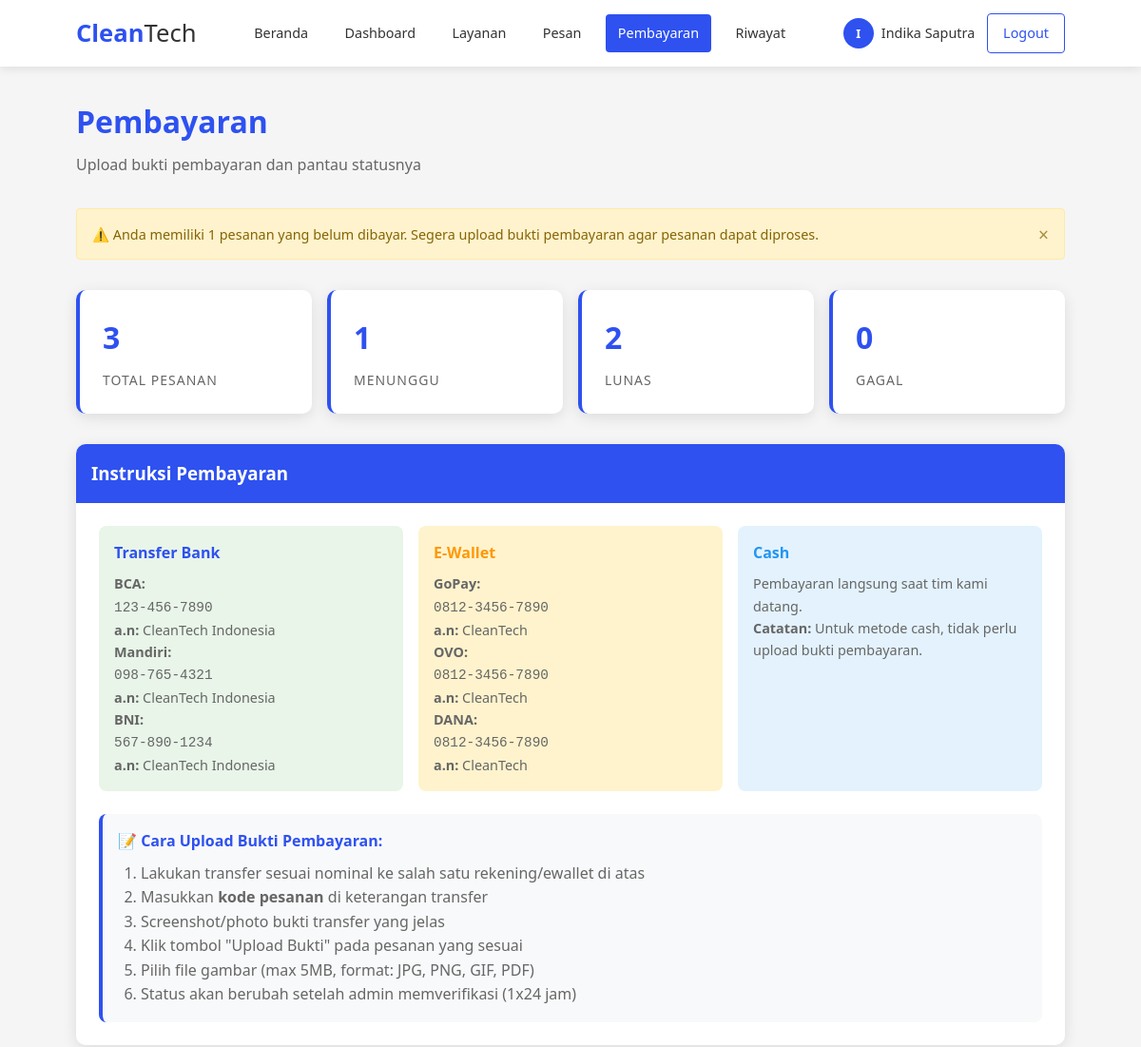
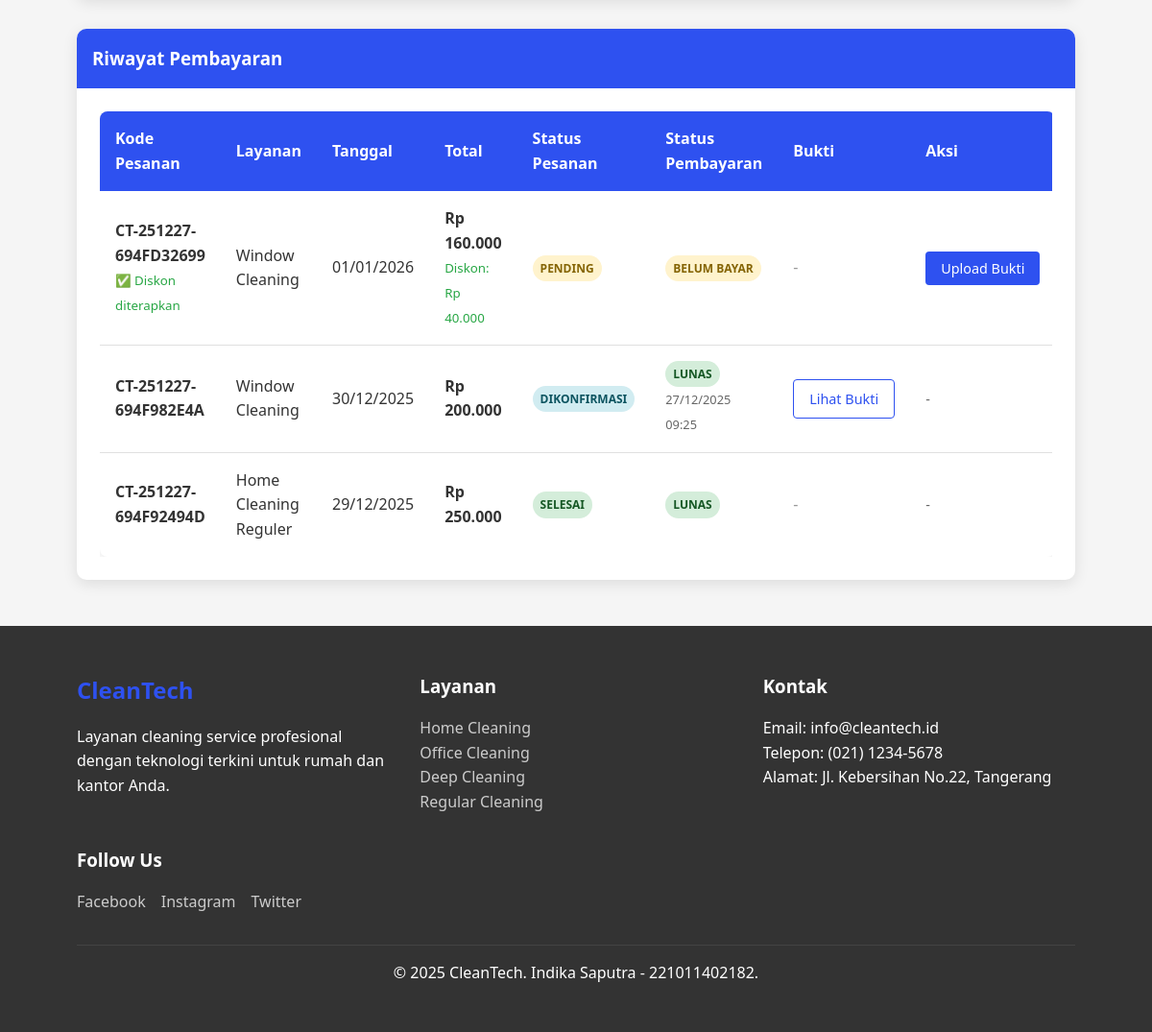
The app's page /user/payments.php (signed in) with its own data (2 pictures, top to bottom).
### tables this page shows
CREATE TABLE `orders` (
  `id` int(11) NOT NULL,
  `order_code` varchar(20) NOT NULL,
  `user_id` int(11) NOT NULL,
  `service_id` int(11) NOT NULL,
  `order_date` date NOT NULL,
  `order_time` time NOT NULL,
  `address` text NOT NULL,
  `total_price` decimal(10,2) NOT NULL,
  `discount` decimal(10,2) DEFAULT 0.00,
  `final_price` decimal(10,2) NOT NULL,
  `status` enum('pending','confirmed','processing','completed','cancelled') DEFAULT 'pending',
  `payment_status` enum('pending','paid','failed') DEFAULT 'pending',
  `payment_method` varchar(50) DEFAULT NULL,
  `notes` text DEFAULT NULL,
  `created_at` timestamp NOT NULL DEFAULT current_timestamp(),
  `payment_proof` varchar(255) DEFAULT NULL,
  `payment_notes` text DEFAULT NULL,
  `payment_date` timestamp NULL DEFAULT NULL,
  `discount_type` varchar(50) DEFAULT NULL,
  `discount_id` int(11) DEFAULT NULL,
  `is_monthly_subscription` tinyint(1) DEFAULT 0,
  `subscription_months` int(11) DEFAULT 1,
  `parent_order_id` int(11) DEFAULT NULL,
  `discount_name` varchar(100) DEFAULT NULL
);

CREATE TABLE `services` (
  `id` int(11) NOT NULL,
  `name` varchar(100) NOT NULL,
  `description` text DEFAULT NULL,
  `price` decimal(10,2) NOT NULL,
  `duration_hours` int(11) DEFAULT 1,
  `image_url` varchar(255) DEFAULT NULL,
  `is_active` tinyint(1) DEFAULT 1,
  `created_at` timestamp NOT NULL DEFAULT current_timestamp()
);

### user/payments.php (the view, shortened to what this page needs)
<?php
require_once '../config/database.php';
$user_id = $_SESSION['user_id'];
$query = "SELECT o.*, s.name as service_name
          FROM orders o
          JOIN services s ON o.service_id = s.id
          WHERE o.user_id = ?
          ORDER BY
            CASE WHEN o.payment_status = 'pending' AND o.payment_proof IS NOT NULL THEN 1
                 WHEN o.payment_status = 'pending' THEN 2
                 ELSE 3
            END,
            o.created_at DESC";
$stmt = mysqli_prepare($conn, $query);
mysqli_stmt_bind_param($stmt, "i", $user_id);
mysqli_stmt_execute($stmt);
$orders_result = mysqli_stmt_get_result($stmt);
$payment_stats = [
    'pending' => 0,
    'paid' => 0,
    'failed' => 0,
    'total' => 0
];
$stats_query = "SELECT
                  payment_status,
                  COUNT(*) as count
                FROM orders
                WHERE user_id = ?
                GROUP BY payment_status";
$stmt = mysqli_prepare($conn, $stats_query);
mysqli_stmt_bind_param($stmt, "i", $user_id);
mysqli_stmt_execute($stmt);
$stats_result = mysqli_stmt_get_result($stmt);
while ($row = mysqli_fetch_assoc($stats_result)) {
    $payment_stats[$row['payment_status']] = $row['count'];
    $payment_stats['total'] += $row['count'];
}
$unpaid_query = "SELECT COUNT(*) as count FROM orders WHERE user_id = ? AND payment_status = 'pending' AND status != 'cancelled'";
$stmt = mysqli_prepare($conn, $unpaid_query);
mysqli_stmt_bind_param($stmt, "i", $user_id);
mysqli_stmt_execute($stmt);
$unpaid_result = mysqli_stmt_get_result($stmt);
$unpaid_count = mysqli_fetch_assoc($unpaid_result)['count'];
include '../includes/header.php';
?>
<div style="margin: 2rem 0;">
    <h1 style="color: var(--primary-color); margin-bottom: 0.5rem;">Pembayaran</h1>
    <p style="color: #666;">Upload bukti pembayaran dan pantau statusnya</p>
</div>
<?php if ($unpaid_count > 0): ?>
<div class="alert alert-warning" style="margin-bottom: 2rem;">
    ⚠️ Anda memiliki <?php echo $unpaid_count; ?> pesanan yang belum dibayar.
    Segera upload bukti pembayaran agar pesanan dapat diproses.
    <button class="close-alert">&times;</button>
</div>
<?php endif; ?>
<div class="grid grid-4" style="gap: 1rem; margin-bottom: 2rem;">
    <div class="stats-card">
        <div class="stat-number"><?php echo $payment_stats['total']; ?></div>
        <div class="stat-label">Total Pesanan</div>
    </div>
    <div class="stats-card">
        <div class="stat-number"><?php echo $payment_stats['pending']; ?></div>
        <div class="stat-label">Menunggu</div>
    </div>
    <div class="stats-card">
        <div class="stat-number"><?php echo $payment_stats['paid']; ?></div>
        <div class="stat-label">Lunas</div>
    </div>
    <div class="stats-card">
        <div class="stat-number"><?php echo $payment_stats['failed']; ?></div>
        <div class="stat-label">Gagal</div>
    </div>
</div>
<div class="card" style="margin-bottom: 2rem;">
    <div class="card-header">
        <h3 style="color: white; margin: 0;">Instruksi Pembayaran</h3>
    </div>
    <div class="card-body">
        <div style="display: grid; grid-template-columns: repeat(auto-fit, minmax(250px, 1fr)); gap: 1rem; margin-bottom: 1.5rem;">
            <div style="padding: 1rem; background-color: #e8f5e8; border-radius: 8px;">
                <h4 style="color: var(--primary-color); margin-bottom: 0.5rem;">Transfer Bank</h4>
                <div style="font-size: 0.9rem; color: #666;">
                    <p><strong>BCA:</strong><br>
                    <span style="font-family: monospace;">123-456-7890</span><br>
                    <strong>a.n:</strong> CleanTech Indonesia</p>
                    <p><strong>Mandiri:</strong><br>
                    <span style="font-family: monospace;">098-765-4321</span><br>
                    <strong>a.n:</strong> CleanTech Indonesia</p>
                    <p><strong>BNI:</strong><br>
                    <span style="font-family: monospace;">567-890-1234</span><br>
                    <strong>a.n:</strong> CleanTech Indonesia</p>
                </div>
            </div>
            <div style="padding: 1rem; background-color: #fff3cd; border-radius: 8px;">
                <h4 style="color: #ff9800; margin-bottom: 0.5rem;">E-Wallet</h4>
                <div style="font-size: 0.9rem; color: #666;">
                    <p><strong>GoPay:</strong><br>
                    <span style="font-family: monospace;">0812-3456-7890</span><br>
                    <strong>a.n:</strong> CleanTech</p>
                    <p><strong>OVO:</strong><br>
                    <span style="font-family: monospace;">0812-3456-7890</span><br>
                    <strong>a.n:</strong> CleanTech</p>
                    <p><strong>DANA:</strong><br>
                    <span style="font-family: monospace;">0812-3456-7890</span><br>
                    <strong>a.n:</strong> CleanTech</p>
                </div>
            </div>
            <div style="padding: 1rem; background-color: #e3f2fd; border-radius: 8px;">
                <h4 style="color: #2196f3; margin-bottom: 0.5rem;">Cash</h4>
                <div style="font-size: 0.9rem; color: #666;">
                    <p>Pembayaran langsung saat tim kami datang.</p>
                    <p><strong>Catatan:</strong> Untuk metode cash, tidak perlu upload bukti pembayaran.</p>
                </div>
            </div>
        </div>
        <div style="background-color: #f8f9fa; padding: 1rem; border-radius: 8px; border-left: 4px solid var(--primary-color);">
            <h4 style="color: var(--primary-color); margin-bottom: 0.5rem;">📝 Cara Upload Bukti Pembayaran:</h4>
            <ol style="margin-left: 1.5rem; color: #666;">
                <li>Lakukan transfer sesuai nominal ke salah satu rekening/ewallet di atas</li>
                <li>Masukkan <strong>kode pesanan</strong> di keterangan transfer</li>
                <li>Screenshot/photo bukti transfer yang jelas</li>
                <li>Klik tombol "Upload Bukti" pada pesanan yang sesuai</li>
                <li>Pilih file gambar (max 5MB, format: JPG, PNG, GIF, PDF)</li>
                <li>Status akan berubah setelah admin memverifikasi (1x24 jam)</li>
            </ol>
        </div>
    </div>
</div>
<div class="card">
    <div class="card-header">
        <h3 style="color: white; margin: 0;">Riwayat Pembayaran</h3>
    </div>
    <div class="card-body">
        <?php if (mysqli_num_rows($orders_result) > 0): ?>
            <div class="table-responsive">
                <table class="table">
                    <thead>
                        <tr>
                            <th>Kode Pesanan</th>
                            <th>Layanan</th>
                            <th>Tanggal</th>
                            <th>Total</th>
                            <th>Status Pesanan</th>
                            <th>Status Pembayaran</th>
                            <th>Bukti</th>
                            <th>Aksi</th>
                        </tr>
                    </thead>
                    <tbody>
                        <?php while ($order = mysqli_fetch_assoc($orders_result)): ?>
                            <tr>
                                <td>
                                    <strong><?php echo htmlspecialchars($order['order_code']); ?></strong>
                                    <?php if ($order['discount'] > 0): ?>
                                        <br><small style="color: var(--success-color);">✅ Diskon diterapkan</small>
                                    <?php endif; ?>
                                </td>
                                <td><?php echo htmlspecialchars($order['service_name']); ?></td>
                                <td><?php echo date('d/m/Y', strtotime($order['order_date'])); ?></td>
                                <td>
                                    <strong>Rp <?php echo number_format($order['final_price'], 0, ',', '.'); ?></strong>
                                    <?php if ($order['discount'] > 0): ?>
                                        <br><small style="color: var(--success-color);">
                                            Diskon: Rp <?php echo number_format($order['discount'], 0, ',', '.'); ?>
                                        </small>
                                    <?php endif; ?>
                                </td>
                                <td>
                                    <?php
                                    $status_colors = [
                                        'pending' => 'badge-warning',
                                        'confirmed' => 'badge-info',
                                        'processing' => 'badge-primary',
                                        'completed' => 'badge-success',
                                        'cancelled' => 'badge-danger'
                                    ];
                                    $status_text = [
                                        'pending' => 'Pending',
                                        'confirmed' => 'Dikonfirmasi',
                                        'processing' => 'Diproses',
                                        'completed' => 'Selesai',
                                        'cancelled' => 'Dibatalkan'
                                    ];
                                    ?>
                                    <span class="badge <?php echo $status_colors[$order['status']]; ?>">
                                        <?php echo $status_text[$order['status']]; ?>
                                    </span>
                                </td>
                                <td>
                                    <?php
                                    $payment_status_colors = [
                                        'pending' => $order['payment_proof'] ? 'badge-info' : 'badge-warning',
                                        'paid' => 'badge-success',
                                        'failed' => 'badge-danger'
                                    ];
                                    $payment_status_text = [
                                        'pending' => $order['payment_proof'] ? 'Menunggu Verifikasi' : 'Belum Bayar',
                                        'paid' => 'Lunas',
                                        'failed' => 'Gagal'
                                    ];
                                    ?>
                                    <span class="badge <?php echo $payment_status_colors[$order['payment_status']]; ?>">
                                        <?php echo $payment_status_text[$order['payment_status']]; ?>
                                    </span>
                                    <?php if ($order['payment_date']): ?>
                                        <br><small style="font-size: 0.8rem; color: #666;">
                                            <?php echo date('d/m/Y H:i', strtotime($order['payment_date'])); ?>
                                        </small>
                                    <?php endif; ?>
                                </td>
                                <td>
                                    <?php if ($order['payment_proof']): ?>
                                        <a href="/clean-tech/assets/payments/<?php echo $order['payment_proof']; ?>"
                                           target="_blank"
                                           class="btn btn-sm btn-secondary">
                                            Lihat Bukti
                                        </a>
                                    <?php else: ?>
                                        <span style="color: #999;">-</span>
                                    <?php endif; ?>
                                </td>
                                <td>
                                    <?php if ($order['payment_status'] == 'pending' && $order['status'] != 'cancelled' && !$order['payment_proof']): ?>
                                        <button onclick="showUploadForm(<?php echo $order['id']; ?>, '<?php echo htmlspecialchars($order['order_code']); ?>', <?php echo $order['final_price']; ?>)"
                                                class="btn btn-sm btn-primary">
                                            Upload Bukti
                                        </button>
                                    <?php elseif ($order['payment_status'] == 'pending' && $order['payment_proof']): ?>
                                        <span style="color: #666; font-size: 0.9rem;">Menunggu verifikasi admin</span>
                                    <?php else: ?>
                                        <span style="color: #666; font-size: 0.9rem;">-</span>
                                    <?php endif; ?>
                                </td>
                            </tr>
                        <?php endwhile; ?>
                    </tbody>
                </table>
            </div>
        <?php endif; ?>
    </div>
</div>
<?php include '../includes/footer.php'; ?>

### records on screen
orders: order_code "CT-251227-694FD32699", shows "✅ Diskon diterapkan", service.name "Window Cleaning", order_date "01/01/2026", final_price "160.000", discount "40.000", status "PENDING", payment_proof+payment_status "BELUM BAYAR"
orders: order_code "CT-251227-694F982E4A", service.name "Window Cleaning", order_date "30/12/2025", final_price "200.000", status "DIKONFIRMASI", payment_proof+payment_status "LUNAS", payment_date "27/12/2025 09:25"
orders: order_code "CT-251227-694F92494D", service.name "Home Cleaning Reguler", order_date "29/12/2025", final_price "250.000", status "SELESAI", payment_proof+payment_status "LUNAS"

### other values on screen
substr($_SESSION['user_name'], 0, 1) "I"
$_SESSION['user_name'] "Indika Saputra"
$unpaid_count "1"
$payment_stats['total'] "3"
$payment_stats['pending'] "1"
$payment_stats['paid'] "2"
$payment_stats['failed'] "0"
